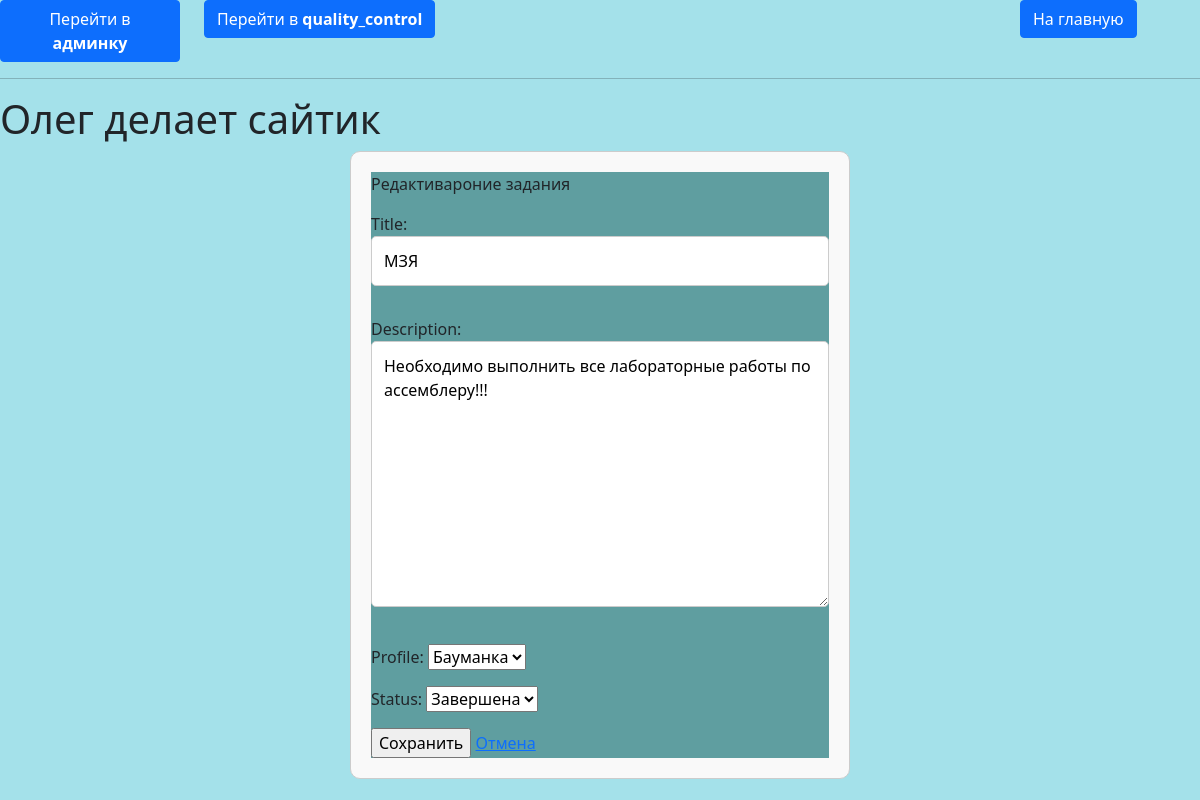
/tasks/edit/1/, run on the app's committed database.
### tasks/models.py (models this page shows, shortened)
class Task(models.Model):
    status_varient = [('New','Новая'),('In_work','В работе'),('Done','Завершена')]
    title = models.CharField(max_length=100)
    description = models.TextField(null=True, blank=True,)
    created_at = models.DateTimeField(auto_now_add=True)
    profile = models.ForeignKey(Profile, related_name='tasks', on_delete=models.CASCADE)
    status = models.CharField(max_length=20, choices=status_varient, default='Новая',)

class Profile(models.Model):
    title = models.CharField(max_length=100)
    phone = models.CharField(max_length=20)
    email = models.EmailField(null=True, blank=True)
    address = models.TextField(null=True, blank=True)
    class Meta:
        verbose_name = 'Профиль компании'
        verbose_name_plural = 'Профили компаний'
    def __str__(self):
        return self.title

### tasks/views.py (the view)
# urls.py: path('edit/<slug:task_pk>/', tasks.task_update, name='task-update'),
def task_update(request, task_pk):
    task = get_object_or_404(Task, pk=task_pk)
    form = TaskForm(request.POST or None, instance=task)
    if form.is_valid():
        form.save()
        return redirect('index')
    return render(request, 'tasks/task-update.html', {'form': form})

### tasks/forms.py
class TaskForm(forms.ModelForm):
    class Meta:
        model = Task
        fields = '__all__'

### tasks/templates/tasks/task-update.html (shortened to what this page needs)
{% extends "tasks/base.html" %}
{% load static %}
{% block content %}
<link rel="stylesheet" href="{% static 'tasks/css/forms.css' %}" type="text/css" media="all">
<div class="container">
  <form action="" method="post">
    <p>Редактивароние задания</p>
    {{ form.as_p }}
    <input type="submit" value="Сохранить">
    <a href="{% url 'index' %}">Отмена</a>
  </form>
</div>
{% endblock %}

### tasks/static/tasks/css/styles.css (style rules this page uses)
body { background-color: rgba(164, 225, 234, 0.994); }

### tasks/static/tasks/css/forms.css (style rules this page uses)
body { background-color: rgba(164, 225, 234, 0.994); }
.container { max-width: 500px; margin: 0 auto; padding: 20px; border: 1px solid #ccc; border-radius: 10px; background-color: #f9f9f9; }
form { background-color: cadetblue; }
form input[type="text"], form textarea { width: 100%; padding: 12px; margin-bottom: 15px; border: 1px solid #ccc; border-radius: 5px; box-sizing: border-box; font-size: 16px; }

### data on the page
Task: title "МЗЯ", description "Необходимо выполнить все лабораторные работы по ассемблеру!!!", profile "Бауманка", status "Завершена"
